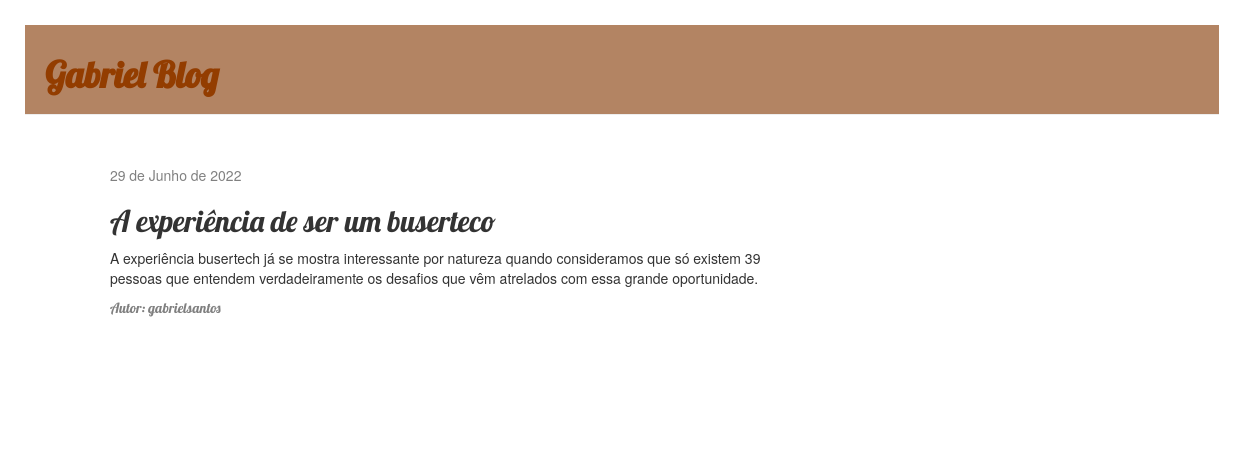
Screenshot of /post/7/ with the database file from the repository.
### blog/models.py (models this page shows, shortened)
class Post(models.Model):
    author = models.ForeignKey(settings.AUTH_USER_MODEL, on_delete=models.CASCADE)
    tittle = models.CharField(max_length=200)
    text = models.TextField()
    created_date = models.DateField(default=timezone.now)
    published_date = models.DateField(blank=True, null=True)

### blog/views.py (the view)
# urls.py: path('post/<int:pk>/',views.post_detail, name='post_detail'),
def post_detail(request, pk):
    post = get_object_or_404(Post, pk=pk)
    return render(request,'blog/post_detail.html', {'post':post})

### blog/templates/blog/post_detail.html (shortened to what this page needs)
{% extends 'blog/base.html' %} {% block content %}
<div class="post">
  {% if post.published_date %}
  <div class="date">{{ post.published_date }}</div>
  {% endif %}
  <h2>{{post.tittle}}</h2>
  <p>{{post.text|linebreaksbr}}</p>
  <p class="author">Autor: {{post.author}}</p>
</div>
{% endblock %}

### blog/static/css/blog.css (style rules this page uses)
body { padding: 2%; }
h1, h2, h3, h4, .author { font-family: "Lobster", cursive; }
.date, .author { color: #808080; }
.post { margin-bottom: 70px; padding: 4%; }

### rows the page displays
Post: published_date "29 de Junho de 2022", tittle "A experiência de ser um buserteco", text "A experiência busertech já se mostra interessante por natureza quando consideramos que só existem 39 pessoas que entendem verdadeiramente os desafios que vêm atrelados com essa grande oportunidade.", author "gabrielsantos"
